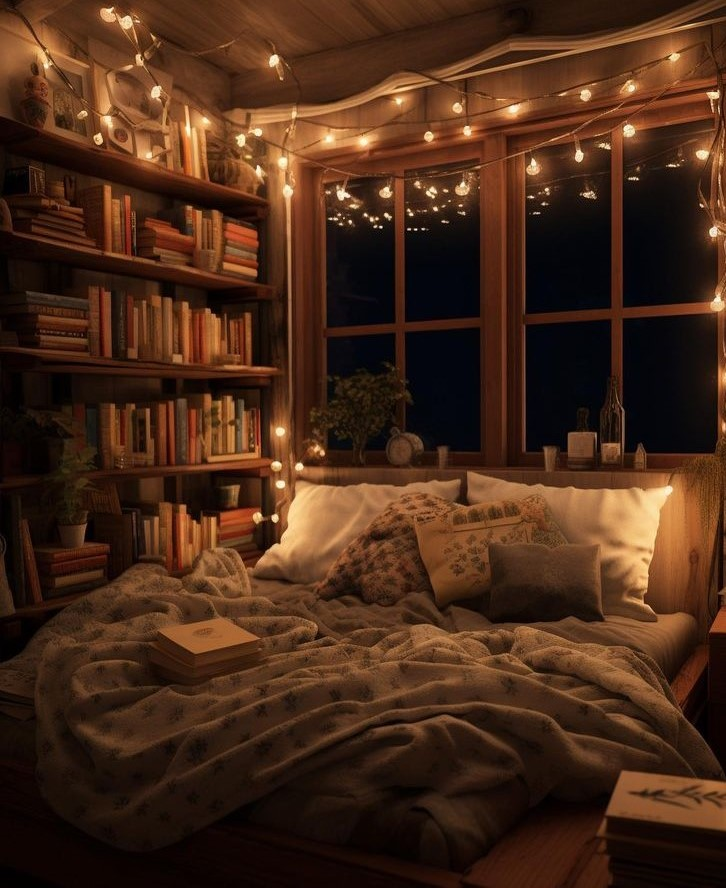
#> input picture SampleImg2.jpg, 726 x 888 px, given in place of SampleImg.jpg, which was not available
$ jupyter execute --allow-errors CodeClause_ImagetoPencilSketch_DerrickT.ipynb   (shell and % lines are left out)   (text cells are left out)
#> lines starting #> are read from the running program, lines starting #| are printed output that depends on the picture; pictures that were not available may be replaced by others from this repository, and a replacement may not be noted
[cell 1]
import pandas as pd
import numpy as np
from pandas_profiling import ProfileReport
import seaborn as sns
from scipy.stats import mode
from sklearn.preprocessing import LabelEncoder
import warnings
warnings.filterwarnings("ignore")
import os
import cv2
import glob
import os
from tkinter import Tk
from tkinter.filedialog import askopenfilename

[cell 2]
#This is a variable that will store the image data after it's loaded.
#You can name it whatever you prefer; in this case, it's named "image."
#The cv2 is an alias for the OpenCV library, and imread stands for "image read."

image=cv2.imread(r"C:\Users\Derrick T\Downloads\SampleImg.jpg")
#> image is the input picture: shape (888, 726, 3); mean B, G, R 23.8, 41.8, 72.6

[cell 3]
#This code displays the image stored in the "image" variable with the window title "Derrick" and
#waits for a key press indefinitely.

cv2.imshow("Derrick",image)
cv2.waitKey(0)

[cell 4]
#This code converts the image loaded with OpenCV from BGR color space to RGB color space and
#then displays it using Matplotlib's plt.imshow().

import matplotlib.pyplot as plt
img_rgb = cv2.cvtColor(image, cv2.COLOR_BGR2RGB)
plt.imshow(img_rgb)

[cell 5]
#converts the original color image stored in the "image" variable into a grayscale image and stores it in the "grey_img" variable.

grey_img=cv2.cvtColor(image, cv2.COLOR_BGR2GRAY)
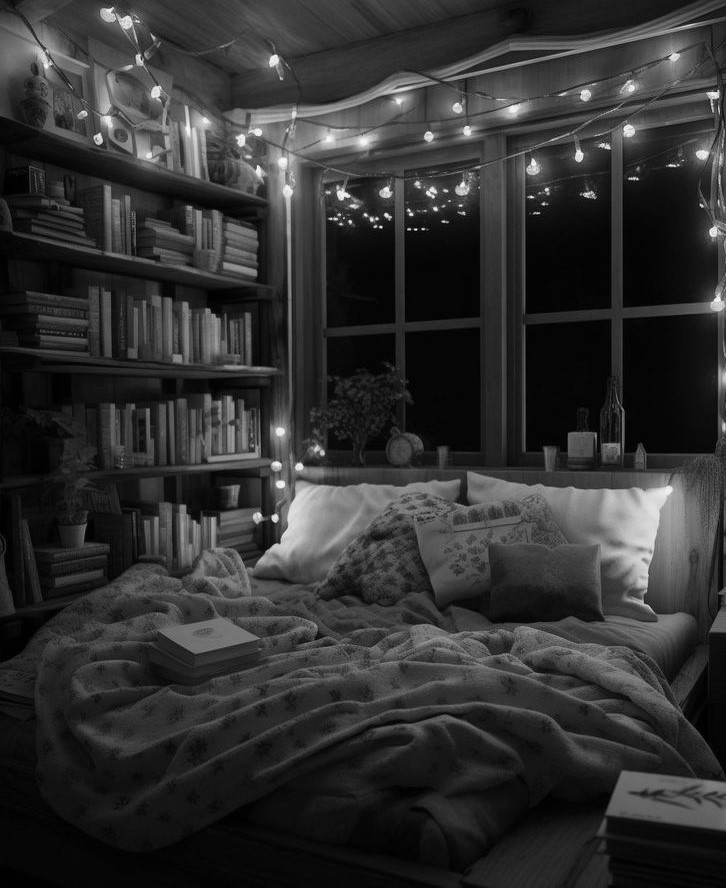
#> grey_img: shape (888, 726); min 0, max 250, mean 48.9
# cv2.cvtColor : This is a function from the OpenCV library used for color space conversion.

grey_img

[cell 6]
plt.imshow(grey_img)

[cell 7]
inverted_img = 255 - grey_img
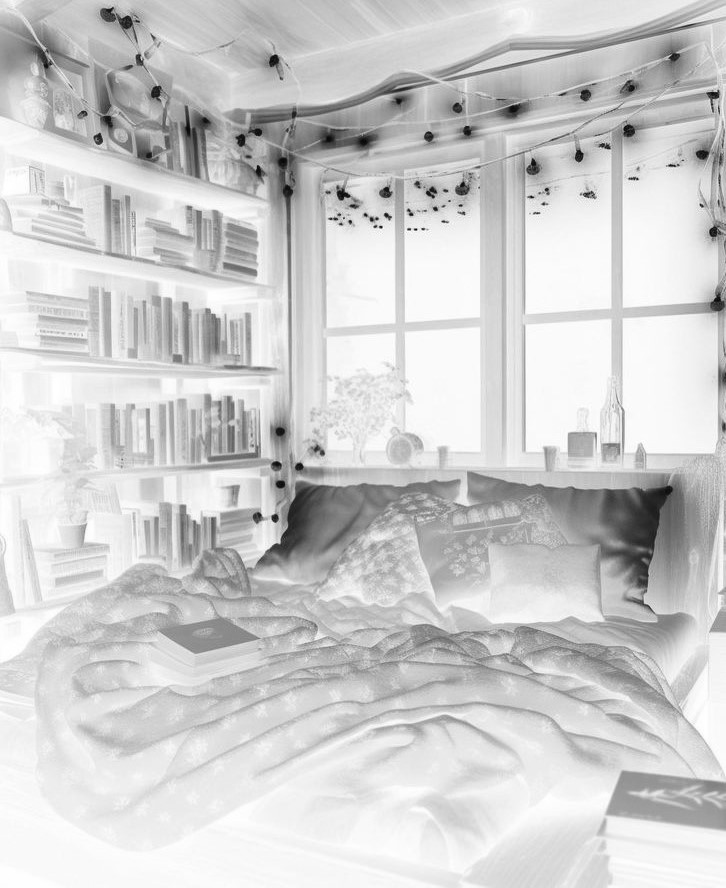
#> inverted_img: shape (888, 726); min 5, max 255, mean 206.1
plt.imshow(inverted_img)

[cell 8]
blurred = cv2.GaussianBlur(inverted_img,(21,21),0)
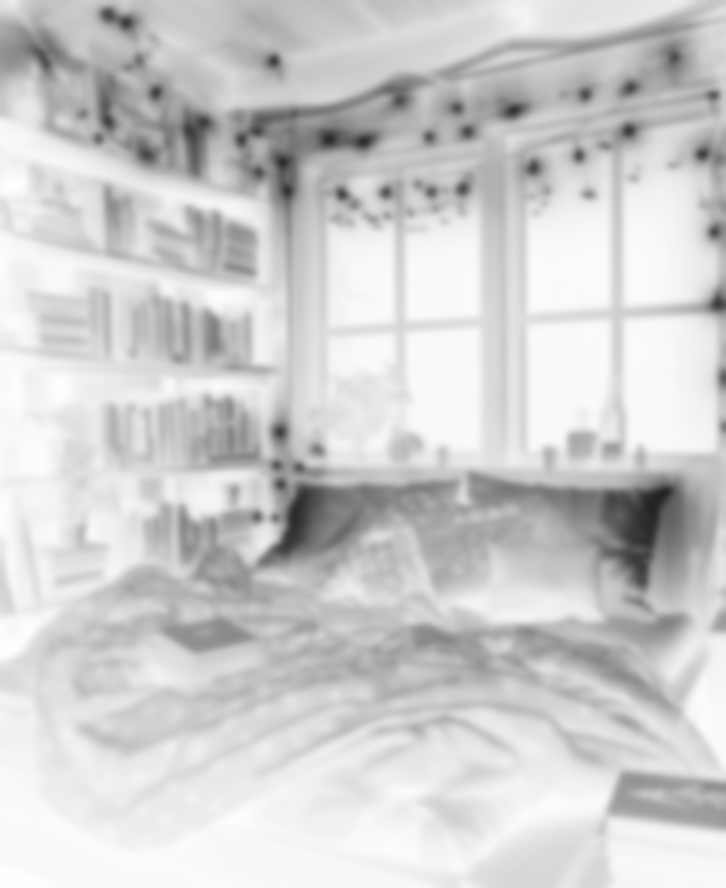
#> blurred: shape (888, 726); min 34, max 254, mean 206.1
plt.imshow(blurred)

[cell 9]
inverted_blurred = 255 - blurred
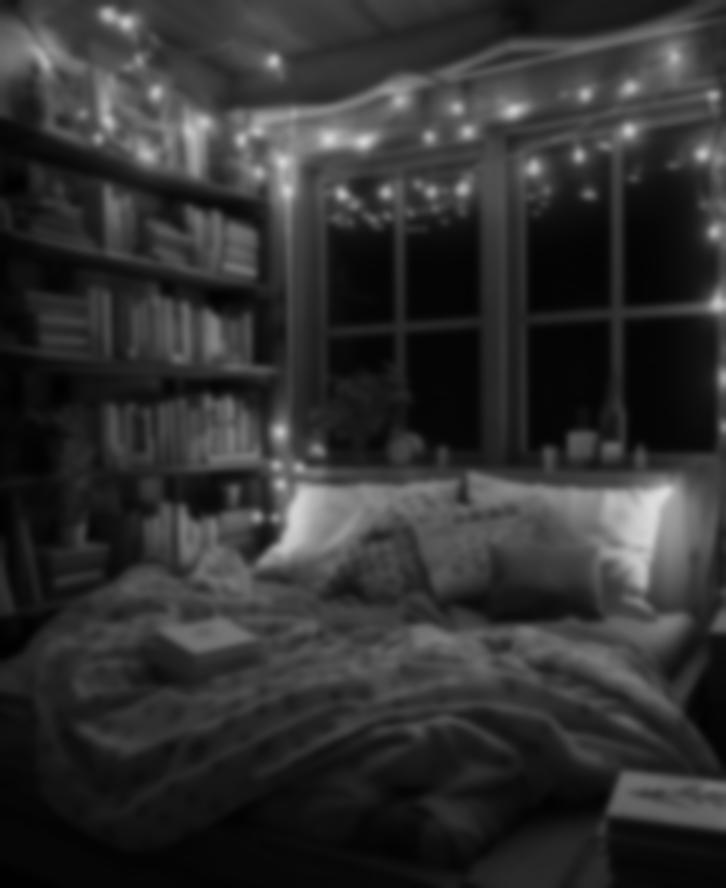
#> inverted_blurred: shape (888, 726); min 1, max 221, mean 48.9
pencil_sketch = cv2.divide(grey_img,inverted_blurred,scale=256.0)
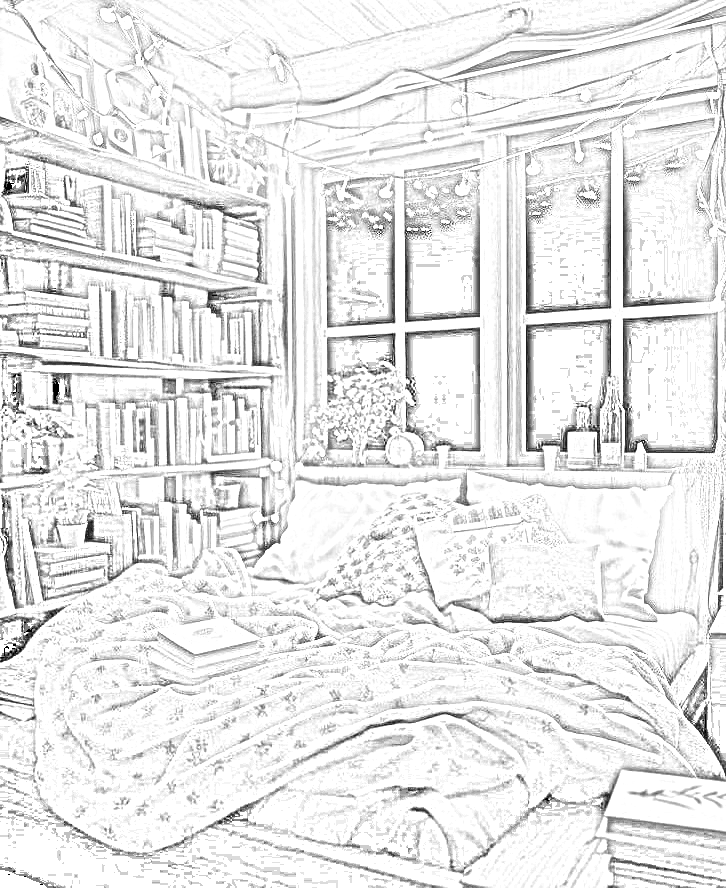
#> pencil_sketch: shape (888, 726); min 0, max 255, mean 232.1
plt.imshow(pencil_sketch)
